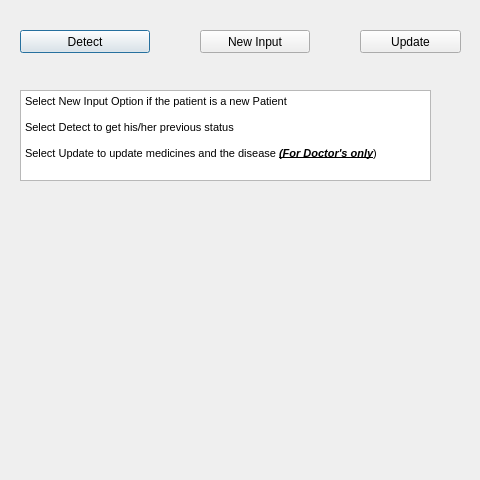
<?xml version="1.0" encoding="UTF-8"?>
<ui version="4.0">
 <class>Dialog</class>
 <widget class="QDialog" name="Dialog">
  <property name="geometry">
   <rect>
    <x>0</x>
    <y>0</y>
    <width>480</width>
    <height>480</height>
   </rect>
  </property>
  <property name="windowTitle">
   <string>Dialog</string>
  </property>
  <widget class="QPushButton" name="detect_button">
   <property name="geometry">
    <rect>
     <x>20</x>
     <y>30</y>
     <width>130</width>
     <height>23</height>
    </rect>
   </property>
   <property name="text">
    <string>Detect</string>
   </property>
  </widget>
  <widget class="QPushButton" name="input_button">
   <property name="geometry">
    <rect>
     <x>200</x>
     <y>30</y>
     <width>110</width>
     <height>23</height>
    </rect>
   </property>
   <property name="text">
    <string>New Input</string>
   </property>
  </widget>
  <widget class="QPushButton" name="updateButton">
   <property name="geometry">
    <rect>
     <x>360</x>
     <y>30</y>
     <width>101</width>
     <height>23</height>
    </rect>
   </property>
   <property name="text">
    <string>Update</string>
   </property>
  </widget>
  <widget class="QTextEdit" name="textEdit">
   <property name="geometry">
    <rect>
     <x>20</x>
     <y>90</y>
     <width>411</width>
     <height>91</height>
    </rect>
   </property>
   <property name="html">
    <string>&lt;!DOCTYPE HTML PUBLIC &quot;-//W3C//DTD HTML 4.0//EN&quot; &quot;http://www.w3.org/TR/REC-html40/strict.dtd&quot;&gt;
&lt;html&gt;&lt;head&gt;&lt;meta name=&quot;qrichtext&quot; content=&quot;1&quot; /&gt;&lt;style type=&quot;text/css&quot;&gt;
p, li { white-space: pre-wrap; }
&lt;/style&gt;&lt;/head&gt;&lt;body style=&quot; font-family:'MS Shell Dlg 2'; font-size:8.25pt; font-weight:400; font-style:normal;&quot;&gt;
&lt;p style=&quot; margin-top:0px; margin-bottom:0px; margin-left:0px; margin-right:0px; -qt-block-indent:0; text-indent:0px;&quot;&gt;Select New Input Option if the patient is a new Patient&lt;/p&gt;
&lt;p style=&quot;-qt-paragraph-type:empty; margin-top:0px; margin-bottom:0px; margin-left:0px; margin-right:0px; -qt-block-indent:0; text-indent:0px;&quot;&gt;&lt;br /&gt;&lt;/p&gt;
&lt;p style=&quot; margin-top:0px; margin-bottom:0px; margin-left:0px; margin-right:0px; -qt-block-indent:0; text-indent:0px;&quot;&gt;Select Detect to get his/her previous status&lt;/p&gt;
&lt;p style=&quot;-qt-paragraph-type:empty; margin-top:0px; margin-bottom:0px; margin-left:0px; margin-right:0px; -qt-block-indent:0; text-indent:0px;&quot;&gt;&lt;br /&gt;&lt;/p&gt;
&lt;p style=&quot; margin-top:0px; margin-bottom:0px; margin-left:0px; margin-right:0px; -qt-block-indent:0; text-indent:0px;&quot;&gt;Select Update to update medicines and the disease &lt;span style=&quot; font-weight:600; font-style:italic; text-decoration: underline;&quot;&gt;(For Doctor's only&lt;/span&gt;)&lt;/p&gt;&lt;/body&gt;&lt;/html&gt;</string>
   </property>
  </widget>
 </widget>
 <resources/>
 <connections/>
</ui>
